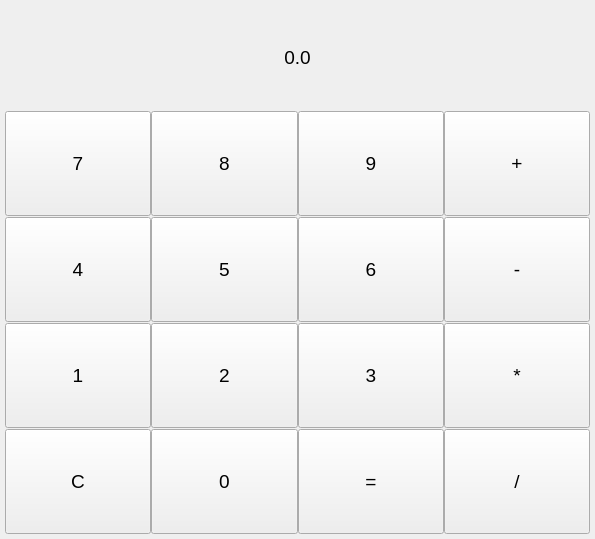
<?xml version="1.0" encoding="UTF-8"?>
<ui version="4.0">
 <class>MainWindow</class>
 <widget class="QMainWindow" name="MainWindow">
  <property name="geometry">
   <rect>
    <x>0</x>
    <y>0</y>
    <width>595</width>
    <height>539</height>
   </rect>
  </property>
  <property name="minimumSize">
   <size>
    <width>330</width>
    <height>260</height>
   </size>
  </property>
  <property name="maximumSize">
   <size>
    <width>1900</width>
    <height>1000</height>
   </size>
  </property>
  <property name="font">
   <font>
    <family>Segoe UI Historic</family>
    <pointsize>14</pointsize>
   </font>
  </property>
  <property name="windowTitle">
   <string>MainWindow</string>
  </property>
  <widget class="QWidget" name="centralwidget">
   <layout class="QVBoxLayout" name="verticalLayout">
    <property name="spacing">
     <number>1</number>
    </property>
    <property name="leftMargin">
     <number>5</number>
    </property>
    <property name="topMargin">
     <number>5</number>
    </property>
    <property name="rightMargin">
     <number>5</number>
    </property>
    <property name="bottomMargin">
     <number>5</number>
    </property>
    <item>
     <widget class="QLabel" name="result">
      <property name="sizePolicy">
       <sizepolicy hsizetype="Expanding" vsizetype="Expanding">
        <horstretch>1</horstretch>
        <verstretch>1</verstretch>
       </sizepolicy>
      </property>
      <property name="contextMenuPolicy">
       <enum>Qt::NoContextMenu</enum>
      </property>
      <property name="toolTip">
       <string extracomment="Результат"/>
      </property>
      <property name="toolTipDuration">
       <number>5</number>
      </property>
      <property name="lineWidth">
       <number>2</number>
      </property>
      <property name="text">
       <string>0.0</string>
      </property>
      <property name="textFormat">
       <enum>Qt::PlainText</enum>
      </property>
      <property name="alignment">
       <set>Qt::AlignCenter</set>
      </property>
     </widget>
    </item>
    <item>
     <widget class="QWidget" name="widget" native="true">
      <property name="sizePolicy">
       <sizepolicy hsizetype="Expanding" vsizetype="Expanding">
        <horstretch>1</horstretch>
        <verstretch>1</verstretch>
       </sizepolicy>
      </property>
      <property name="baseSize">
       <size>
        <width>100</width>
        <height>200</height>
       </size>
      </property>
      <property name="layoutDirection">
       <enum>Qt::LeftToRight</enum>
      </property>
      <layout class="QHBoxLayout" name="horizontalLayout" stretch="0,1,1,0">
       <property name="spacing">
        <number>0</number>
       </property>
       <property name="sizeConstraint">
        <enum>QLayout::SetDefaultConstraint</enum>
       </property>
       <property name="leftMargin">
        <number>0</number>
       </property>
       <property name="topMargin">
        <number>0</number>
       </property>
       <property name="rightMargin">
        <number>0</number>
       </property>
       <property name="bottomMargin">
        <number>0</number>
       </property>
       <item>
        <widget class="QPushButton" name="sevenButton">
         <property name="sizePolicy">
          <sizepolicy hsizetype="Minimum" vsizetype="Expanding">
           <horstretch>1</horstretch>
           <verstretch>1</verstretch>
          </sizepolicy>
         </property>
         <property name="sizeIncrement">
          <size>
           <width>1</width>
           <height>5</height>
          </size>
         </property>
         <property name="baseSize">
          <size>
           <width>100</width>
           <height>200</height>
          </size>
         </property>
         <property name="text">
          <string>7</string>
         </property>
         <property name="checkable">
          <bool>false</bool>
         </property>
         <property name="checked">
          <bool>false</bool>
         </property>
         <property name="autoDefault">
          <bool>false</bool>
         </property>
         <property name="default">
          <bool>false</bool>
         </property>
         <property name="flat">
          <bool>false</bool>
         </property>
        </widget>
       </item>
       <item>
        <widget class="QPushButton" name="eightButton">
         <property name="sizePolicy">
          <sizepolicy hsizetype="Minimum" vsizetype="Expanding">
           <horstretch>1</horstretch>
           <verstretch>1</verstretch>
          </sizepolicy>
         </property>
         <property name="text">
          <string>8</string>
         </property>
        </widget>
       </item>
       <item>
        <widget class="QPushButton" name="nineButton">
         <property name="sizePolicy">
          <sizepolicy hsizetype="Minimum" vsizetype="Expanding">
           <horstretch>1</horstretch>
           <verstretch>1</verstretch>
          </sizepolicy>
         </property>
         <property name="text">
          <string>9</string>
         </property>
        </widget>
       </item>
       <item>
        <widget class="QPushButton" name="plus">
         <property name="sizePolicy">
          <sizepolicy hsizetype="Minimum" vsizetype="Expanding">
           <horstretch>1</horstretch>
           <verstretch>1</verstretch>
          </sizepolicy>
         </property>
         <property name="text">
          <string>+</string>
         </property>
        </widget>
       </item>
      </layout>
     </widget>
    </item>
    <item>
     <widget class="QWidget" name="widget_2" native="true">
      <property name="sizePolicy">
       <sizepolicy hsizetype="Expanding" vsizetype="Expanding">
        <horstretch>1</horstretch>
        <verstretch>1</verstretch>
       </sizepolicy>
      </property>
      <layout class="QHBoxLayout" name="horizontalLayout_2">
       <property name="spacing">
        <number>0</number>
       </property>
       <property name="leftMargin">
        <number>0</number>
       </property>
       <property name="topMargin">
        <number>0</number>
       </property>
       <property name="rightMargin">
        <number>0</number>
       </property>
       <property name="bottomMargin">
        <number>0</number>
       </property>
       <item>
        <widget class="QPushButton" name="fourButton">
         <property name="sizePolicy">
          <sizepolicy hsizetype="Minimum" vsizetype="Expanding">
           <horstretch>1</horstretch>
           <verstretch>1</verstretch>
          </sizepolicy>
         </property>
         <property name="text">
          <string>4</string>
         </property>
        </widget>
       </item>
       <item>
        <widget class="QPushButton" name="fiveButton">
         <property name="sizePolicy">
          <sizepolicy hsizetype="Minimum" vsizetype="Expanding">
           <horstretch>1</horstretch>
           <verstretch>1</verstretch>
          </sizepolicy>
         </property>
         <property name="text">
          <string>5</string>
         </property>
        </widget>
       </item>
       <item>
        <widget class="QPushButton" name="sixButton">
         <property name="sizePolicy">
          <sizepolicy hsizetype="Minimum" vsizetype="Expanding">
           <horstretch>1</horstretch>
           <verstretch>1</verstretch>
          </sizepolicy>
         </property>
         <property name="text">
          <string>6</string>
         </property>
        </widget>
       </item>
       <item>
        <widget class="QPushButton" name="minus">
         <property name="sizePolicy">
          <sizepolicy hsizetype="Minimum" vsizetype="Expanding">
           <horstretch>1</horstretch>
           <verstretch>1</verstretch>
          </sizepolicy>
         </property>
         <property name="text">
          <string>-</string>
         </property>
        </widget>
       </item>
      </layout>
     </widget>
    </item>
    <item>
     <widget class="QWidget" name="widget_3" native="true">
      <property name="sizePolicy">
       <sizepolicy hsizetype="Expanding" vsizetype="Expanding">
        <horstretch>1</horstretch>
        <verstretch>1</verstretch>
       </sizepolicy>
      </property>
      <layout class="QHBoxLayout" name="horizontalLayout_3">
       <property name="spacing">
        <number>0</number>
       </property>
       <property name="leftMargin">
        <number>0</number>
       </property>
       <property name="topMargin">
        <number>0</number>
       </property>
       <property name="rightMargin">
        <number>0</number>
       </property>
       <property name="bottomMargin">
        <number>0</number>
       </property>
       <item>
        <widget class="QPushButton" name="oneButton">
         <property name="sizePolicy">
          <sizepolicy hsizetype="Minimum" vsizetype="Expanding">
           <horstretch>1</horstretch>
           <verstretch>1</verstretch>
          </sizepolicy>
         </property>
         <property name="text">
          <string>1</string>
         </property>
        </widget>
       </item>
       <item>
        <widget class="QPushButton" name="twoButton">
         <property name="sizePolicy">
          <sizepolicy hsizetype="Minimum" vsizetype="Expanding">
           <horstretch>1</horstretch>
           <verstretch>1</verstretch>
          </sizepolicy>
         </property>
         <property name="text">
          <string>2</string>
         </property>
        </widget>
       </item>
       <item>
        <widget class="QPushButton" name="threeButton">
         <property name="sizePolicy">
          <sizepolicy hsizetype="Minimum" vsizetype="Expanding">
           <horstretch>1</horstretch>
           <verstretch>1</verstretch>
          </sizepolicy>
         </property>
         <property name="text">
          <string>3</string>
         </property>
        </widget>
       </item>
       <item>
        <widget class="QPushButton" name="multiple">
         <property name="sizePolicy">
          <sizepolicy hsizetype="Minimum" vsizetype="Expanding">
           <horstretch>1</horstretch>
           <verstretch>1</verstretch>
          </sizepolicy>
         </property>
         <property name="text">
          <string>*</string>
         </property>
        </widget>
       </item>
      </layout>
     </widget>
    </item>
    <item>
     <widget class="QWidget" name="widget_4" native="true">
      <property name="sizePolicy">
       <sizepolicy hsizetype="Expanding" vsizetype="Expanding">
        <horstretch>1</horstretch>
        <verstretch>1</verstretch>
       </sizepolicy>
      </property>
      <layout class="QHBoxLayout" name="horizontalLayout_4">
       <property name="spacing">
        <number>0</number>
       </property>
       <property name="sizeConstraint">
        <enum>QLayout::SetMaximumSize</enum>
       </property>
       <property name="leftMargin">
        <number>0</number>
       </property>
       <property name="topMargin">
        <number>0</number>
       </property>
       <property name="rightMargin">
        <number>0</number>
       </property>
       <property name="bottomMargin">
        <number>0</number>
       </property>
       <item>
        <widget class="QPushButton" name="reset">
         <property name="sizePolicy">
          <sizepolicy hsizetype="Minimum" vsizetype="Expanding">
           <horstretch>1</horstretch>
           <verstretch>1</verstretch>
          </sizepolicy>
         </property>
         <property name="text">
          <string>C</string>
         </property>
        </widget>
       </item>
       <item>
        <widget class="QPushButton" name="zeroButton">
         <property name="sizePolicy">
          <sizepolicy hsizetype="Minimum" vsizetype="Expanding">
           <horstretch>1</horstretch>
           <verstretch>1</verstretch>
          </sizepolicy>
         </property>
         <property name="text">
          <string>0</string>
         </property>
        </widget>
       </item>
       <item>
        <widget class="QPushButton" name="calc">
         <property name="sizePolicy">
          <sizepolicy hsizetype="Minimum" vsizetype="Expanding">
           <horstretch>1</horstretch>
           <verstretch>1</verstretch>
          </sizepolicy>
         </property>
         <property name="text">
          <string>=</string>
         </property>
        </widget>
       </item>
       <item>
        <widget class="QPushButton" name="divide">
         <property name="sizePolicy">
          <sizepolicy hsizetype="Minimum" vsizetype="Expanding">
           <horstretch>1</horstretch>
           <verstretch>1</verstretch>
          </sizepolicy>
         </property>
         <property name="text">
          <string>/</string>
         </property>
        </widget>
       </item>
      </layout>
     </widget>
    </item>
   </layout>
  </widget>
 </widget>
 <resources/>
 <connections/>
</ui>
